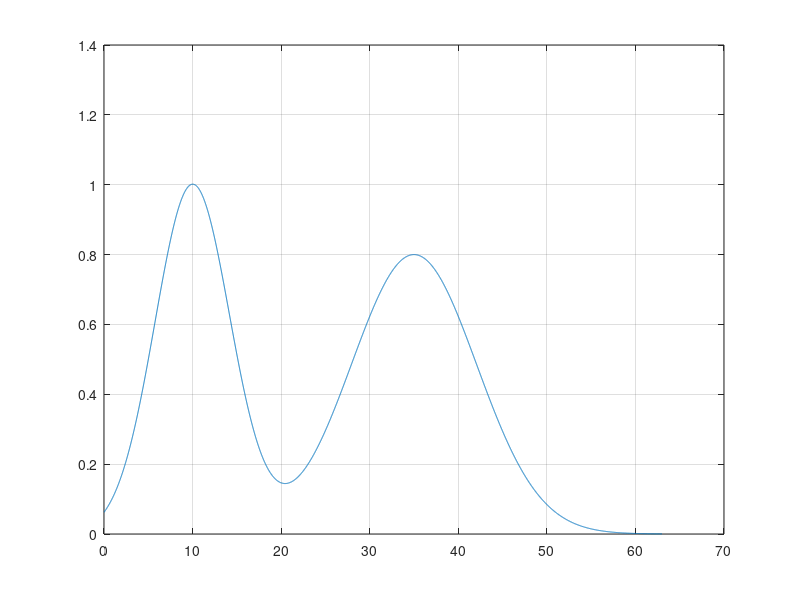
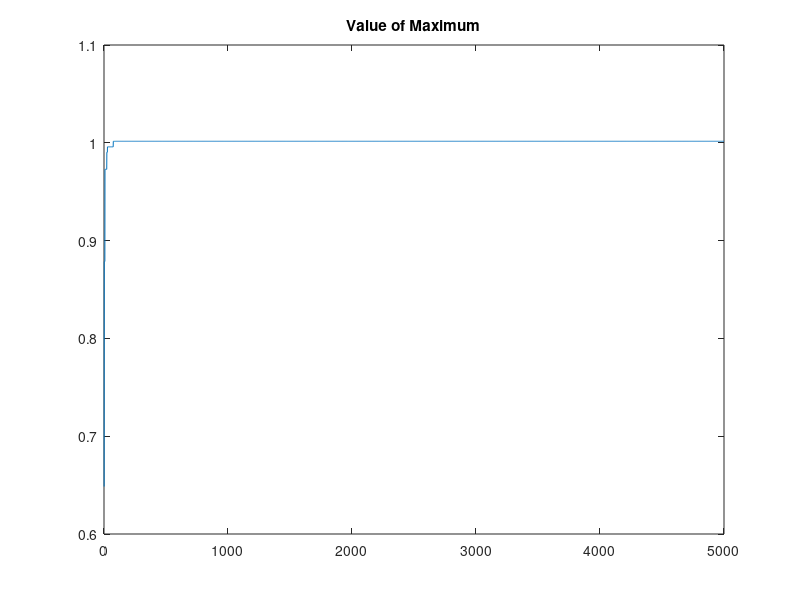

MATLAB code for these plots, in order:
% Genetic Algorithm
% Find the maximum (local) of a function with two maximums

clear;
close all;
clc;

x = 0:0.01:63;
x = x';
y = exp(-((x-10)/6).^2) + 0.8*exp(-((x-35)/10).^2);
plot(x,y);  grid;

xmin = 0;   xmax = 63;      % Range of x
np = 12;          % Population 
nb = 16;          % Number of bits for every individual (chromosome)
z = rand(np,nb);  % Generation of random bits
z = round(z);
d2a = [ 2^(nb-1) 2^14 2^13 2^12 2^11 2^10  2^9 2^8  2^7  2^6  2^5  2^4  2^3  2^2  2^1  2^0 ];
disp('Press ENTER');
pause;

for k = 1:5000
    x = z*d2a';                   % Conversion to decimal
    x = x*63/(2^(nb-1)-1);   % To the decimal range
    y = exp(-((x-10)/6).^2) + 1*0.8*exp(-((x-35)/10).^2);
    maxy = max(y);
    [yorden norden] = sort(y,'descend');
%   Choose the father between the two strongest 
    nn = rand(1,1);    % Random number 1 or 2
    nn = 1.999*nn + 0.5;
    nn = round(nn);
    kp = norden(nn,1);
    zp1 = z(kp,:);     % Padre
%   Choose the mother as any member of the population
    kn = (np-1)*rand(1,1);        kn = round(kn);
    kn = kn + 1;
    zp2 = z(kn,:);     
    [ maxy kp kn ];
%   Child 1   (Crossover) 
    zh1 = zp1;
    zh1(1,5:8) = zp2(1,5:8);
    zh1(1,13:16) = zp2(1,13:16);
%   Child 2   (Crossover)
    zh2 = zp2;
    zh2(1,5:8) = zp1(1,5:8);
    zh2(1,13:16) = zp1(1,13:16);
%   Child 3   (Crossover)    
    zh3 = zp1;
    zh3(1,3:4) = zp2(1,3:4);
    zh3(1,7:8) = zp2(1,7:8);
    zh3(1,11:12) = zp2(1,11:12);
    zh3(1,15:16) = zp2(1,15:16);
%   Child 4   (Crossver)    
    zh4 = zp2;
    zh4(1,3:4) = zp1(1,3:4);
    zh4(1,7:8) = zp1(1,7:8);
    zh4(1,11:12) = zp1(1,11:12);
    zh4(1,15:16) = zp1(1,15:16); 
%   Choose th most weak members for mutation 
    kn1 = norden(np,1);
    kn2 = norden(np-1,1);
    kn3 = norden(np-2,1); 
    kn4 = norden(np-3,1);
    kn5 = norden(np-4,1);
    kn6 = norden(np-5,1);   
    z(kn6,:) = zh4;
    z(kn5,:) = zh3;     
    z(kn4,:) = zh2;       
    z(kn3,:) = zh1;   
    z(kn2,:) = round(rand(1,nb));  
    z(kn1,:) = round(rand(1,nb));    
% Mutation is important to avoid local maximum    
J(k,1) = maxy; 
maxy
count(k,1) = k;
end
nxopt = norden(1,1);
[ x(nxopt,1)  y(nxopt,1) ]


xx = 0:0.01:63;
xx = xx';
yy = exp(-((xx-10)/6).^2) + 0.8*exp(-((xx-35)/10).^2);
figure(1);
plot(xx,yy);   grid;
figure(2);
plot(count,J);
title('Value of Maximum');
